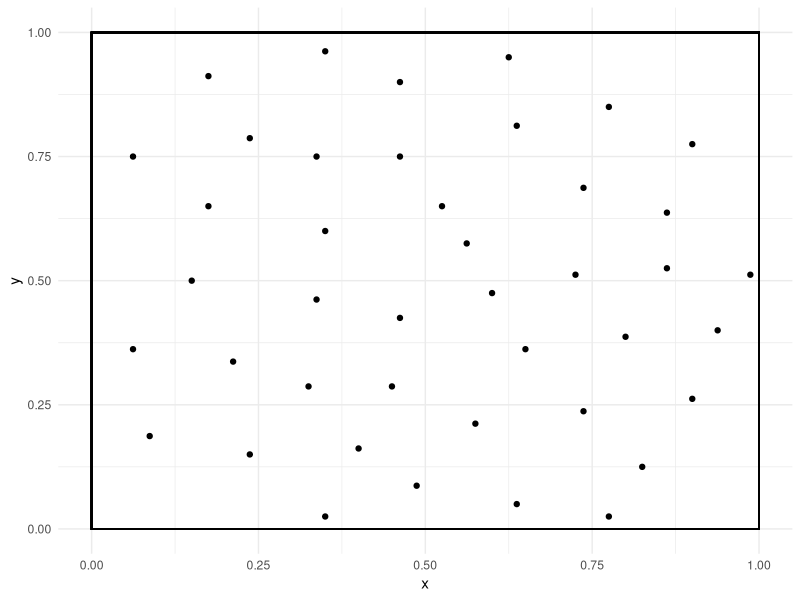
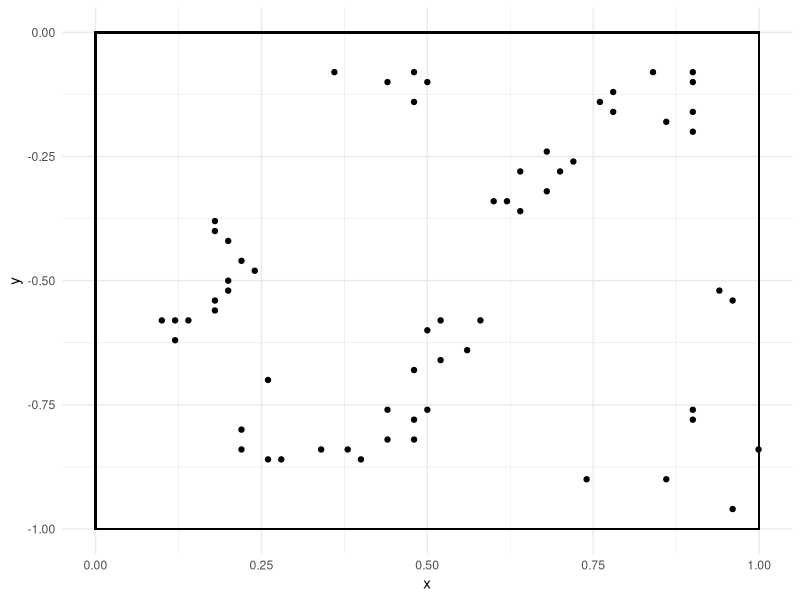
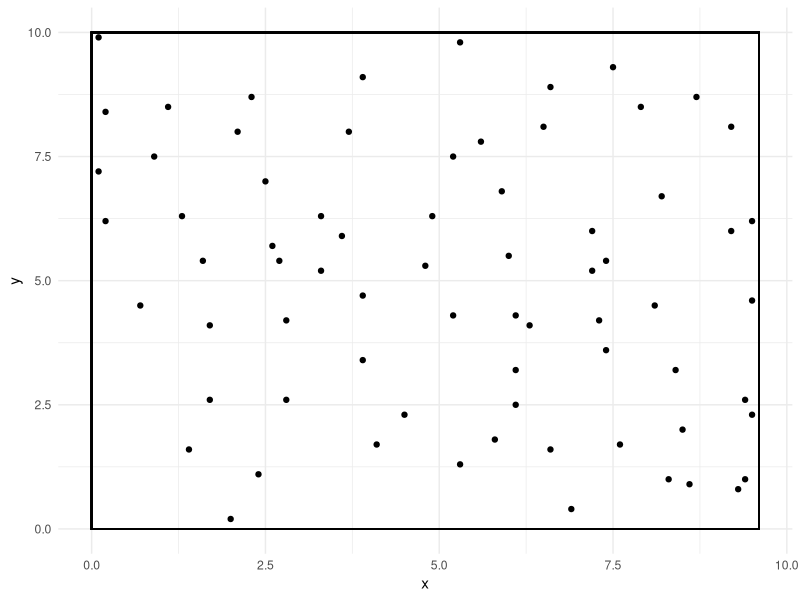
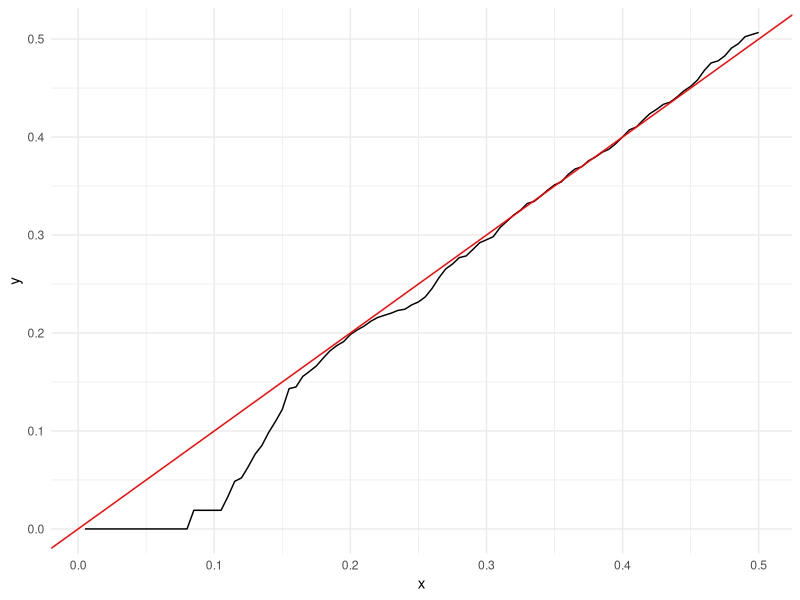
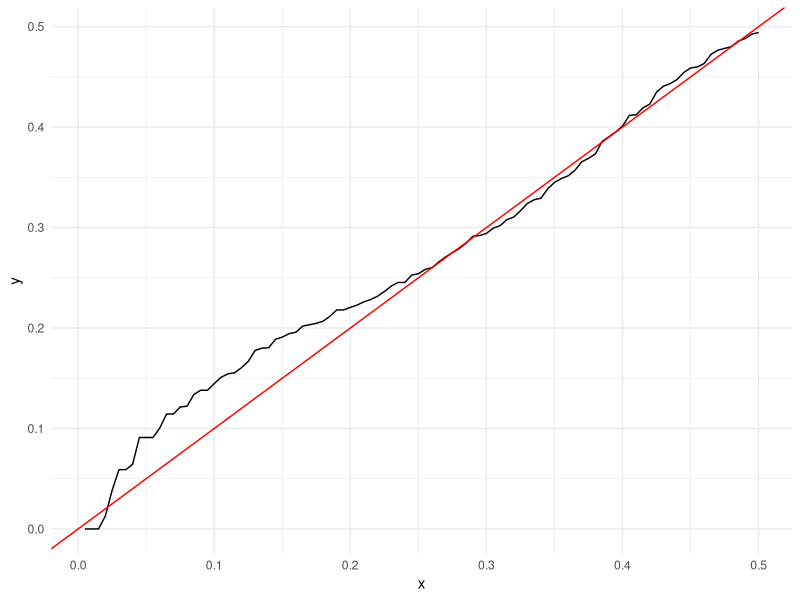
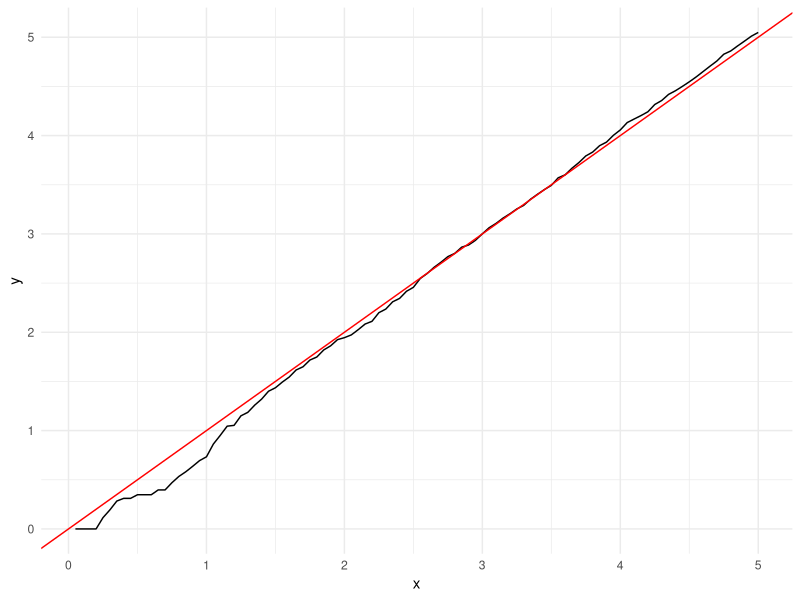
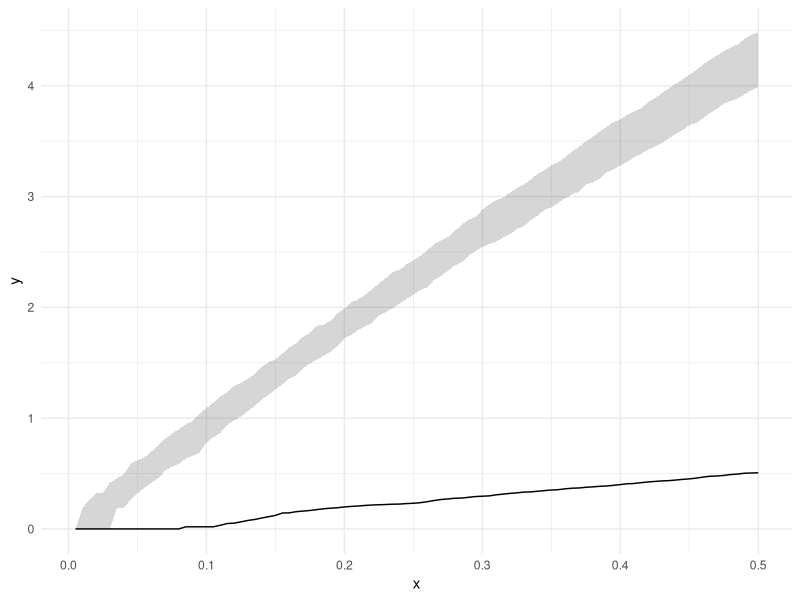
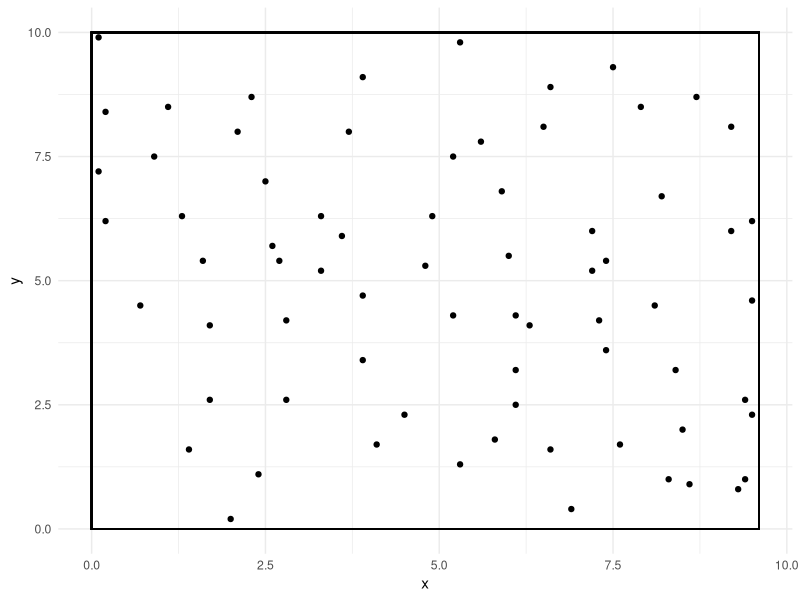

Source code (R) for these figures, in order: (Note: this script raises an error after producing the figures.)
### Problem 1 ----
library(spatial)
library(MASS)
library(tidyverse)

## a) ----
# Plot cells point data.
cells <- ppinit("cells.dat")
cells.df <- data.frame(x = cells$x, y = cells$y)
cells$area
ggplot(cells.df) + geom_point(aes(x = x, y = y)) + 
  geom_rect(aes(xmin = 0, xmax = 1, ymin = 0, ymax = 1), alpha = 0, color = 1) + theme_minimal()

# Plot redwood point data.
redwood <- ppinit("redwood.dat")
redwood.df <- data.frame(x = redwood$x, y = redwood$y)
redwood$area
ggplot(redwood.df) + geom_point(aes(x = x, y = y)) + 
  geom_rect(aes(xmin = 0, xmax = 1, ymin = -1, ymax = 0), alpha = 0, color = 1) + theme_minimal()

# Plot pines point data.
pines <- ppinit("pines.dat")
pines.df <- data.frame(x = pines$x, y = pines$y)
ggplot(pines.df) + geom_point(aes(x = x, y = y)) + 
  geom_rect(aes(xmin = pines$area[1], xmax = pines$area[2], ymin = pines$area[3], ymax = pines$area[4]),
            alpha = 0, color = 1) + theme_minimal()
ggsave("figures/pines.pdf")

## b) ----
# L for cells
L.cells <- Kfn(ppinit("cells.dat"), fs = 0.5, k = 100)
L.cells.df <- data.frame(x = L.cells$x, y = L.cells$y)
ggplot(L.cells.df) + geom_line(aes(x, y)) + geom_abline(intercept = 0, slope = 1, color = "red") + 
  theme_minimal()

# L for redwood
L.redwood <- Kfn(ppinit("redwood.dat"), fs = 0.5, k = 100)
L.redwood.df <- data.frame(x = L.redwood$x, y = L.redwood$y)
ggplot(L.redwood.df) + geom_line(aes(x, y)) + geom_abline(intercept = 0, slope = 1, color = "red") + 
  theme_minimal()

# L for pines
L.pines <- Kfn(ppinit("pines.dat"), fs = 5, k = 100)
L.pines.df <- data.frame(x = L.pines$x, y = L.pines$y)
ggplot(L.pines.df) + geom_line(aes(x, y)) + geom_abline(intercept = 0, slope = 1, color = "red") + 
  theme_minimal()

## c) ----

sim.ppp <- function(xmin, xmax, ymin, ymax, n, fs){
  N <- 100 # Number of simulations
  k <- 100 # Number of grid points
  L.mat <- matrix(rep(NA, N*k), nrow = N)
  for(i in 1:N){
    x.sim <- runif(n, xmin, xmax)
    y.sim <- runif(n, ymin, ymax)
    L <- Kfn(list(x = x.sim, y = y.sim), fs = fs, k = k)
    L.mat[i, ] = L$y
  }
  return(list(x = L$x, y = L.mat))
}

# Plot CI for cells
n.cells <- length(cells$x)
cells.pois <- sim.ppp(0,1,0,1, n.cells, 0.5)

upper <- apply(cells.pois$y, 2,  quantile, probs = c(0.95))
lower <- apply(cells.pois$y, 2,  quantile, probs = c(0.05))
ggplot(data = data.frame(l = lower, u = upper, x = cells.pois$x)) + 
  geom_ribbon(aes(x = x, ymin = l, ymax = u), alpha = 0.2) +
  geom_line(data = L.cells.df, aes(x, y)) + theme_minimal()
  
# Plot CI for redwood
n.redwood <- length(redwood$x)
redwood.pois <- sim.ppp(0,1,-1,0, n.redwood, 0.5)

upper <- apply(redwood.pois$y, 2,  quantile, probs = c(0.95))
lower <- apply(redwood.pois$y, 2,  quantile, probs = c(0.05))
ggplot(data = data.frame(l = lower, u = upper, x = redwood.pois$x)) + 
  geom_ribbon(aes(x = x, ymin = l, ymax = u), alpha = 0.2) +
  geom_line(data = L.redwood.df, aes(x, y)) + theme_minimal()

# Plot CI for pines
n.pines <- length(pines$x)
pines.pois <- sim.ppp(0,9.6,0,10, n.pines, 5)

upper <- apply(pines.pois$y, 2,  quantile, probs = c(0.95))
lower <- apply(pines.pois$y, 2,  quantile, probs = c(0.05))
ggplot(data = data.frame(l = lower, u = upper, x = pines.pois$x)) + 
  geom_ribbon(aes(x = x, ymin = l, ymax = u), alpha = 0.2) +
  geom_line(data = L.pines.df, aes(x, y)) + theme_minimal()
